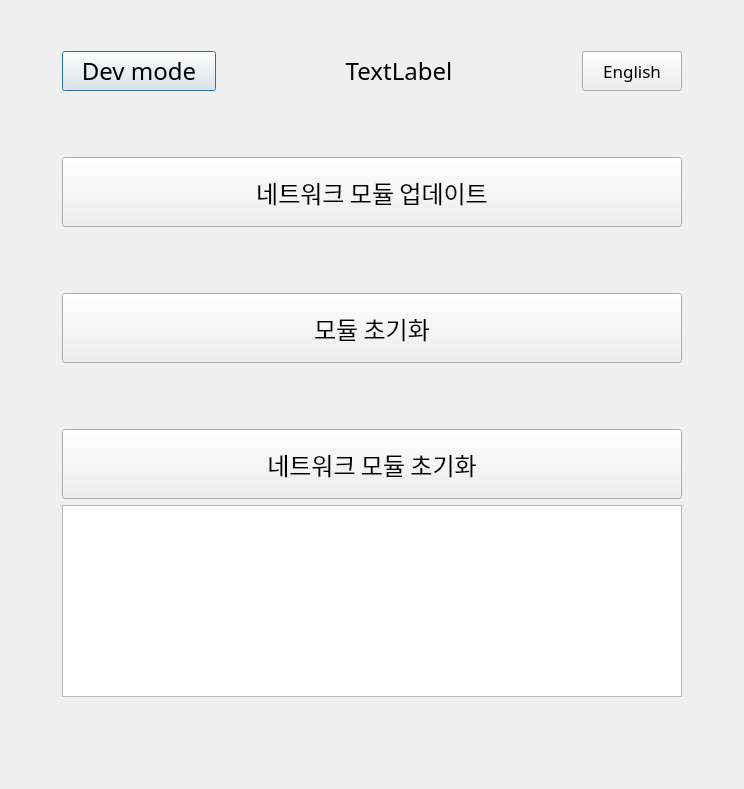
<?xml version="1.0" encoding="UTF-8"?>
<ui version="4.0">
 <class>MODI_FIRMWARE_UPDATER</class>
 <widget class="QDialog" name="MODI_FIRMWARE_UPDATER">
  <property name="geometry">
   <rect>
    <x>0</x>
    <y>0</y>
    <width>744</width>
    <height>789</height>
   </rect>
  </property>
  <property name="sizePolicy">
   <sizepolicy hsizetype="Minimum" vsizetype="Minimum">
    <horstretch>0</horstretch>
    <verstretch>0</verstretch>
   </sizepolicy>
  </property>
  <property name="maximumSize">
   <size>
    <width>744</width>
    <height>16777215</height>
   </size>
  </property>
  <property name="font">
   <font>
    <family>LuxHanSans</family>
    <pointsize>18</pointsize>
   </font>
  </property>
  <property name="focusPolicy">
   <enum>Qt::StrongFocus</enum>
  </property>
  <property name="windowTitle">
   <string>Dialog</string>
  </property>
  <property name="autoFillBackground">
   <bool>false</bool>
  </property>
  <layout class="QGridLayout" name="gridLayout">
   <item row="0" column="1">
    <spacer name="verticalSpacer_4">
     <property name="orientation">
      <enum>Qt::Vertical</enum>
     </property>
     <property name="sizeType">
      <enum>QSizePolicy::Fixed</enum>
     </property>
     <property name="sizeHint" stdset="0">
      <size>
       <width>20</width>
       <height>40</height>
      </size>
     </property>
    </spacer>
   </item>
   <item row="1" column="0">
    <spacer name="horizontalSpacer">
     <property name="orientation">
      <enum>Qt::Horizontal</enum>
     </property>
     <property name="sizeType">
      <enum>QSizePolicy::MinimumExpanding</enum>
     </property>
     <property name="sizeHint" stdset="0">
      <size>
       <width>40</width>
       <height>20</height>
      </size>
     </property>
    </spacer>
   </item>
   <item row="4" column="2">
    <spacer name="horizontalSpacer_5">
     <property name="orientation">
      <enum>Qt::Horizontal</enum>
     </property>
     <property name="sizeType">
      <enum>QSizePolicy::MinimumExpanding</enum>
     </property>
     <property name="sizeHint" stdset="0">
      <size>
       <width>40</width>
       <height>20</height>
      </size>
     </property>
    </spacer>
   </item>
   <item row="4" column="1">
    <widget class="QTextBrowser" name="console">
     <property name="enabled">
      <bool>true</bool>
     </property>
     <property name="sizePolicy">
      <sizepolicy hsizetype="Expanding" vsizetype="Expanding">
       <horstretch>0</horstretch>
       <verstretch>0</verstretch>
      </sizepolicy>
     </property>
     <property name="minimumSize">
      <size>
       <width>550</width>
       <height>0</height>
      </size>
     </property>
     <property name="frameShape">
      <enum>QFrame::StyledPanel</enum>
     </property>
    </widget>
   </item>
   <item row="4" column="0">
    <spacer name="horizontalSpacer_4">
     <property name="orientation">
      <enum>Qt::Horizontal</enum>
     </property>
     <property name="sizeType">
      <enum>QSizePolicy::MinimumExpanding</enum>
     </property>
     <property name="sizeHint" stdset="0">
      <size>
       <width>40</width>
       <height>20</height>
      </size>
     </property>
    </spacer>
   </item>
   <item row="1" column="2">
    <spacer name="horizontalSpacer_3">
     <property name="orientation">
      <enum>Qt::Horizontal</enum>
     </property>
     <property name="sizeType">
      <enum>QSizePolicy::MinimumExpanding</enum>
     </property>
     <property name="sizeHint" stdset="0">
      <size>
       <width>40</width>
       <height>20</height>
      </size>
     </property>
    </spacer>
   </item>
   <item row="1" column="1">
    <layout class="QVBoxLayout" name="verticalLayout">
     <item>
      <layout class="QHBoxLayout" name="horizontalLayout" stretch="0,0,0,0,0">
       <item>
        <widget class="QPushButton" name="devmode_button">
         <property name="minimumSize">
          <size>
           <width>100</width>
           <height>40</height>
          </size>
         </property>
         <property name="font">
          <font>
           <family>LuxHanSans</family>
          </font>
         </property>
         <property name="text">
          <string>Dev mode</string>
         </property>
        </widget>
       </item>
       <item>
        <spacer name="horizontalSpacer_2">
         <property name="orientation">
          <enum>Qt::Horizontal</enum>
         </property>
         <property name="sizeType">
          <enum>QSizePolicy::Fixed</enum>
         </property>
         <property name="sizeHint" stdset="0">
          <size>
           <width>100</width>
           <height>20</height>
          </size>
         </property>
        </spacer>
       </item>
       <item>
        <widget class="QLabel" name="lux_logo">
         <property name="sizePolicy">
          <sizepolicy hsizetype="Preferred" vsizetype="Preferred">
           <horstretch>0</horstretch>
           <verstretch>0</verstretch>
          </sizepolicy>
         </property>
         <property name="autoFillBackground">
          <bool>true</bool>
         </property>
         <property name="text">
          <string>TextLabel</string>
         </property>
         <property name="alignment">
          <set>Qt::AlignCenter</set>
         </property>
        </widget>
       </item>
       <item>
        <spacer name="horizontalSpacer_6">
         <property name="orientation">
          <enum>Qt::Horizontal</enum>
         </property>
         <property name="sizeType">
          <enum>QSizePolicy::Fixed</enum>
         </property>
         <property name="sizeHint" stdset="0">
          <size>
           <width>100</width>
           <height>20</height>
          </size>
         </property>
        </spacer>
       </item>
       <item>
        <widget class="QPushButton" name="translate_button">
         <property name="sizePolicy">
          <sizepolicy hsizetype="Expanding" vsizetype="Expanding">
           <horstretch>0</horstretch>
           <verstretch>0</verstretch>
          </sizepolicy>
         </property>
         <property name="minimumSize">
          <size>
           <width>100</width>
           <height>40</height>
          </size>
         </property>
         <property name="maximumSize">
          <size>
           <width>100</width>
           <height>40</height>
          </size>
         </property>
         <property name="font">
          <font>
           <family>LuxHanSans</family>
           <pointsize>13</pointsize>
           <kerning>false</kerning>
          </font>
         </property>
         <property name="focusPolicy">
          <enum>Qt::WheelFocus</enum>
         </property>
         <property name="toolTipDuration">
          <number>0</number>
         </property>
         <property name="text">
          <string>English</string>
         </property>
         <property name="iconSize">
          <size>
           <width>16</width>
           <height>16</height>
          </size>
         </property>
         <property name="autoDefault">
          <bool>false</bool>
         </property>
         <property name="default">
          <bool>false</bool>
         </property>
         <property name="flat">
          <bool>false</bool>
         </property>
        </widget>
       </item>
      </layout>
     </item>
     <item>
      <spacer name="verticalSpacer_3">
       <property name="orientation">
        <enum>Qt::Vertical</enum>
       </property>
       <property name="sizeType">
        <enum>QSizePolicy::Fixed</enum>
       </property>
       <property name="sizeHint" stdset="0">
        <size>
         <width>20</width>
         <height>60</height>
        </size>
       </property>
      </spacer>
     </item>
     <item>
      <widget class="QPushButton" name="update_network_esp32">
       <property name="sizePolicy">
        <sizepolicy hsizetype="Fixed" vsizetype="Fixed">
         <horstretch>0</horstretch>
         <verstretch>0</verstretch>
        </sizepolicy>
       </property>
       <property name="minimumSize">
        <size>
         <width>620</width>
         <height>70</height>
        </size>
       </property>
       <property name="maximumSize">
        <size>
         <width>620</width>
         <height>70</height>
        </size>
       </property>
       <property name="font">
        <font>
         <family>LuxHanSans</family>
         <pointsize>18</pointsize>
         <kerning>false</kerning>
        </font>
       </property>
       <property name="focusPolicy">
        <enum>Qt::NoFocus</enum>
       </property>
       <property name="text">
        <string>네트워크 모듈 업데이트</string>
       </property>
       <property name="iconSize">
        <size>
         <width>64</width>
         <height>64</height>
        </size>
       </property>
       <property name="checkable">
        <bool>false</bool>
       </property>
       <property name="autoDefault">
        <bool>false</bool>
       </property>
      </widget>
     </item>
     <item>
      <spacer name="verticalSpacer">
       <property name="orientation">
        <enum>Qt::Vertical</enum>
       </property>
       <property name="sizeType">
        <enum>QSizePolicy::Fixed</enum>
       </property>
       <property name="sizeHint" stdset="0">
        <size>
         <width>20</width>
         <height>60</height>
        </size>
       </property>
      </spacer>
     </item>
     <item>
      <widget class="QPushButton" name="update_stm32_modules">
       <property name="sizePolicy">
        <sizepolicy hsizetype="Fixed" vsizetype="Fixed">
         <horstretch>0</horstretch>
         <verstretch>0</verstretch>
        </sizepolicy>
       </property>
       <property name="minimumSize">
        <size>
         <width>620</width>
         <height>70</height>
        </size>
       </property>
       <property name="maximumSize">
        <size>
         <width>620</width>
         <height>70</height>
        </size>
       </property>
       <property name="font">
        <font>
         <family>LuxHanSans</family>
         <pointsize>18</pointsize>
         <weight>50</weight>
         <bold>false</bold>
         <kerning>false</kerning>
        </font>
       </property>
       <property name="focusPolicy">
        <enum>Qt::NoFocus</enum>
       </property>
       <property name="text">
        <string>모듈 초기화</string>
       </property>
       <property name="iconSize">
        <size>
         <width>64</width>
         <height>64</height>
        </size>
       </property>
       <property name="autoDefault">
        <bool>false</bool>
       </property>
      </widget>
     </item>
     <item>
      <spacer name="verticalSpacer_2">
       <property name="orientation">
        <enum>Qt::Vertical</enum>
       </property>
       <property name="sizeType">
        <enum>QSizePolicy::Fixed</enum>
       </property>
       <property name="sizeHint" stdset="0">
        <size>
         <width>20</width>
         <height>60</height>
        </size>
       </property>
      </spacer>
     </item>
     <item>
      <widget class="QPushButton" name="update_network_stm32">
       <property name="sizePolicy">
        <sizepolicy hsizetype="Fixed" vsizetype="Fixed">
         <horstretch>0</horstretch>
         <verstretch>0</verstretch>
        </sizepolicy>
       </property>
       <property name="minimumSize">
        <size>
         <width>620</width>
         <height>70</height>
        </size>
       </property>
       <property name="maximumSize">
        <size>
         <width>620</width>
         <height>70</height>
        </size>
       </property>
       <property name="font">
        <font>
         <family>LuxHanSans</family>
         <pointsize>18</pointsize>
         <weight>50</weight>
         <bold>false</bold>
         <kerning>false</kerning>
        </font>
       </property>
       <property name="focusPolicy">
        <enum>Qt::NoFocus</enum>
       </property>
       <property name="text">
        <string>네트워크 모듈 초기화</string>
       </property>
       <property name="iconSize">
        <size>
         <width>64</width>
         <height>64</height>
        </size>
       </property>
       <property name="autoDefault">
        <bool>false</bool>
       </property>
      </widget>
     </item>
    </layout>
   </item>
   <item row="5" column="1">
    <spacer name="verticalSpacer_5">
     <property name="orientation">
      <enum>Qt::Vertical</enum>
     </property>
     <property name="sizeHint" stdset="0">
      <size>
       <width>20</width>
       <height>40</height>
      </size>
     </property>
    </spacer>
   </item>
  </layout>
 </widget>
 <resources/>
 <connections/>
 <slots>
  <slot>slot1()</slot>
  <slot>slot2()</slot>
  <slot>slot3()</slot>
 </slots>
</ui>
